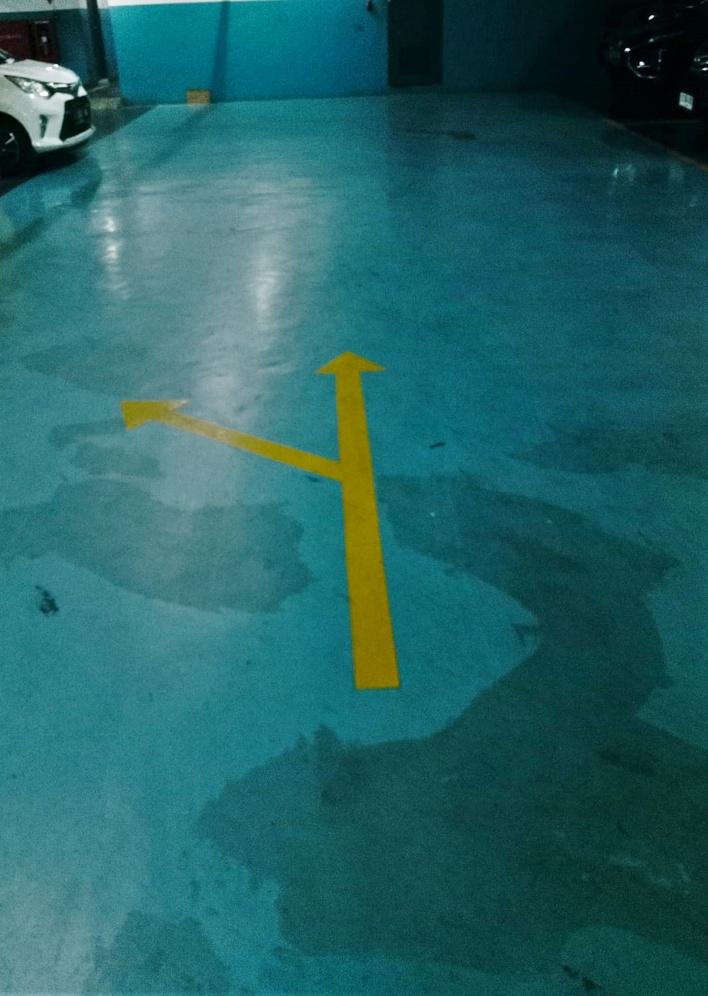
#> input picture Garis Parkiran Mobil.jpeg, 708 x 996 px, shrunk from 1084 x 1525 before the run
$ jupyter execute '202131087_Haya Q L_UAS_PC-checkpoint.ipynb'
#> lines starting #> are read from the running program, lines starting #| are printed output that depends on the picture; after the words box and inside, x2 and y2 are one past the last pixel; in counts of white or black regions, pixels touching at a corner belong together
## HAYA Q LUTHFIYANINGSIH_202131087_PROJECT UAS PENCIT

# DETEKSI MARKA JALAN

[cell 1]
import cv2
import numpy as np
import matplotlib.pyplot as plt

image = cv2.imread("Garis Parkiran Mobil.jpeg")
#> image is the input picture: shape (996, 708, 3); mean B, G, R 101.4, 98.9, 35.8

image_asli = cv2.cvtColor(image, cv2.COLOR_BGR2RGB)

blurred_frame = cv2.GaussianBlur(image, (5, 5), 0)
hsv = cv2.cvtColor(blurred_frame, cv2.COLOR_BGR2HSV)
#> hsv: shape (996, 708, 3); mean H, S, V 90.3, 183.7, 104.6

lower_yellow = np.array([20, 100, 100], dtype=np.uint8)
upper_yellow = np.array([30, 255, 255], dtype=np.uint8)

mask = cv2.inRange(hsv, lower_yellow, upper_yellow)
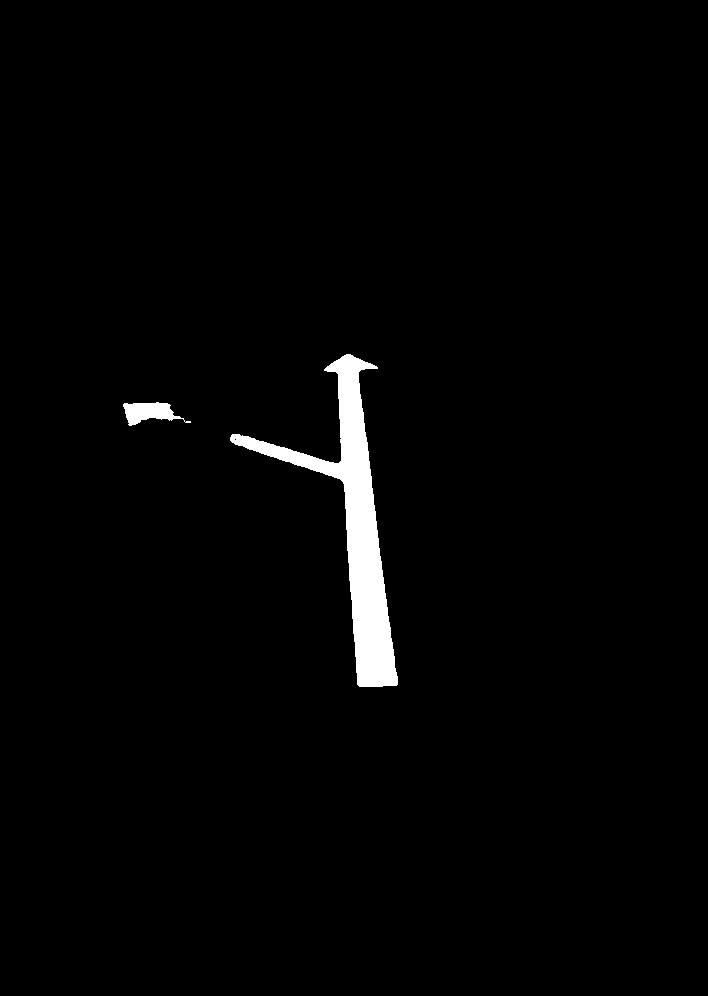
#> mask: shape (996, 708); 1.8% white; 2 white regions, box (x1, y1, x2, y2) and area: (230, 354, 398, 687) 11880, (123, 402, 191, 426) 868
edges = cv2.Canny(mask, 74, 150)
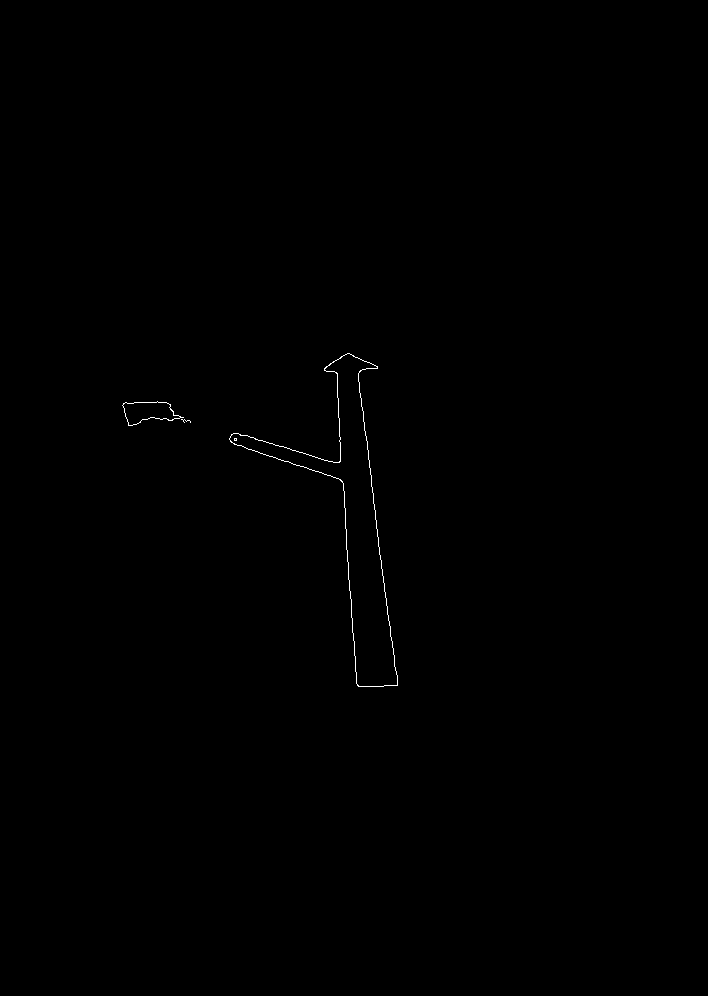
#> edges: shape (996, 708); 0.16% white in thin lines or dots, all inside (x1, y1, x2, y2) = (122, 353, 398, 687)
lines = cv2.HoughLinesP(edges, 1, np.pi / 100, 50, maxLineGap=50)
#> lines = [[356, 357, 397, 685], [335, 360, 355, 671], [355, 357, 364, 430], [233, 443, 332, 476], [235, 433, 337, 462], [371, 484, 396, 685]]

if lines is not None:
    for line in lines:
        x1, y1, x2, y2 = line[0]
        cv2.line(image, (x1, y1), (x2, y2), (0, 255, 0), 10)
#> this loop made 6 passes
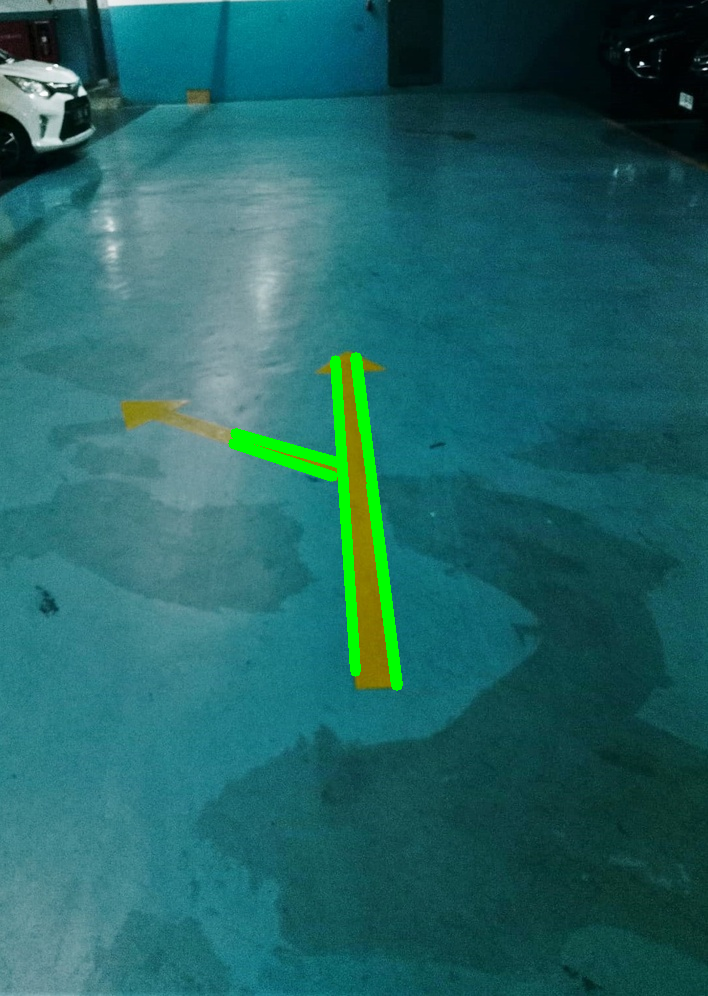
#> image: shape (996, 708, 3); 1.41% of pixels changed, all inside (x1, y1, x2, y2) = (228, 352, 403, 691)

image_rgb = cv2.cvtColor(image, cv2.COLOR_BGR2RGB)

Fig, ax = plt.subplots(1, 2, figsize=(12, 10))
ax[0].imshow(image_asli)
ax[0].set_title('Gambar Asli')

ax[1].imshow(image_rgb)
ax[1].set_title('Deteksi Marka Jalan')

plt.show()
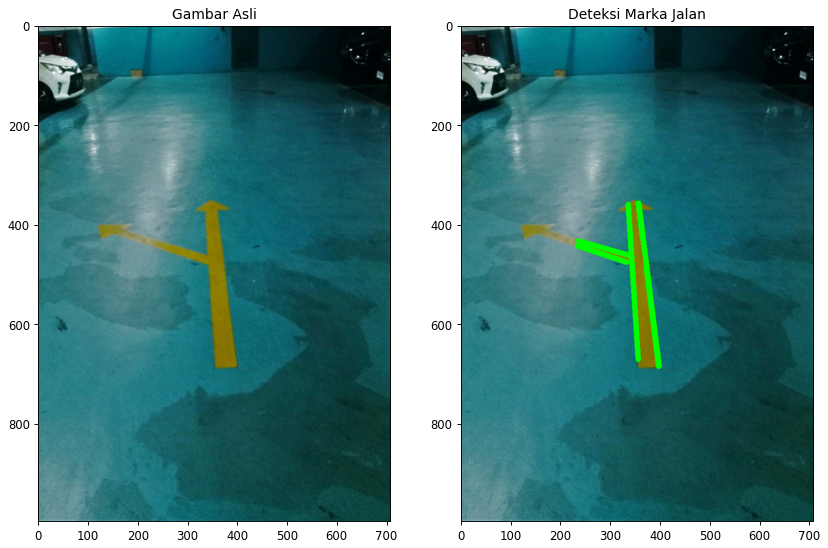
#> figure drawn by matplotlib, 2 panels
